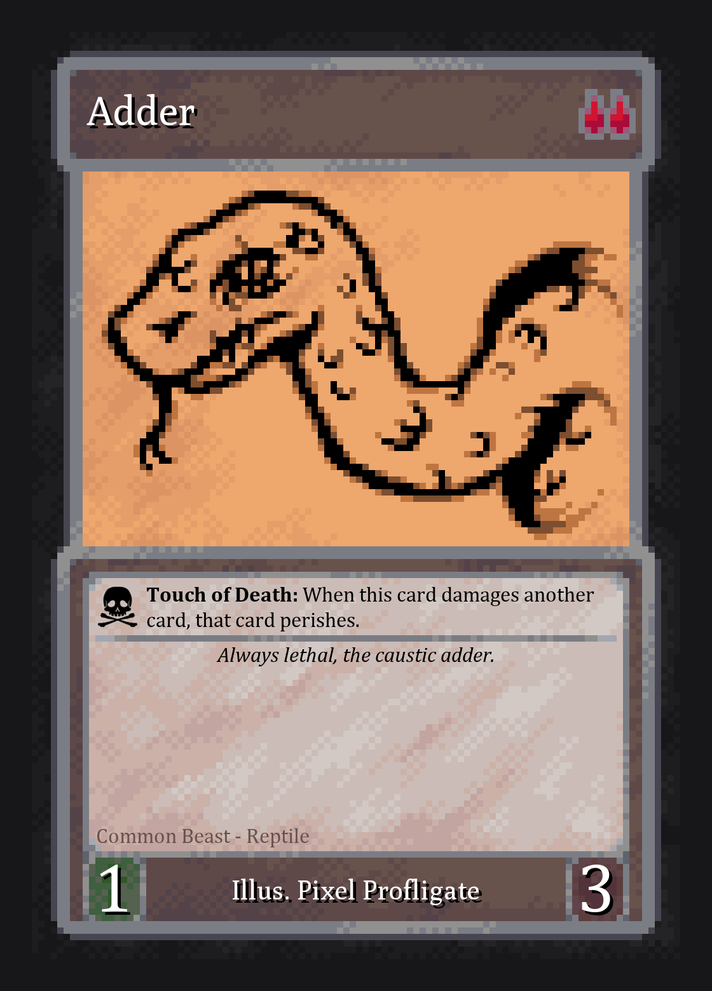
#> input picture old/Adder.png, 712 x 991 px, shrunk from 1120 x 1560 before the run; its folder holds 3 pictures in this run
$ python 'Without I++ Upkeep.py'
#> lines starting #> are read from the running program, lines starting #| are printed output that depends on the picture
import os
from PIL import Image

# Directory containing the original images
old_sprites_dir = "old"

# Destination directory for new images
new_sprites_dir = "new"

# Create the destination directory if it doesn't exist
if not os.path.exists(new_sprites_dir):
    os.makedirs(new_sprites_dir)

# Iterate over the original images
for filename in os.listdir(old_sprites_dir):
    print(filename)
    # Path to the original image
    old_image_path = os.path.join(old_sprites_dir, filename)

    # Open the original image and convert it to RGBA mode
    img = Image.open(old_image_path).convert("RGBA")
#> img is the input picture: PIL image 712x991 RGBA; mean R, G, B, A 130.9, 107, 93.2, 255

    # Get the dimensions of the original image
    width, height = img.size
#> width = 712; height = 991

    # Determine the larger dimension
    max_dim = max(width, height)
#> max_dim = 991

    # Calculate the paste coordinates to center the old image in the new image
    paste_x = (max_dim - width) // 2
#> paste_x = 139
    paste_y = (max_dim - height) // 2
#> paste_y = 0

    # Create a new image with the larger dimension
    new_img = Image.new("RGBA", (max_dim, max_dim), (0, 0, 0, 0))
#> new_img: PIL image 991x991 RGBA; every value is 0

    # Paste the old image onto the new image
    new_img.paste(img, (paste_x, paste_y))
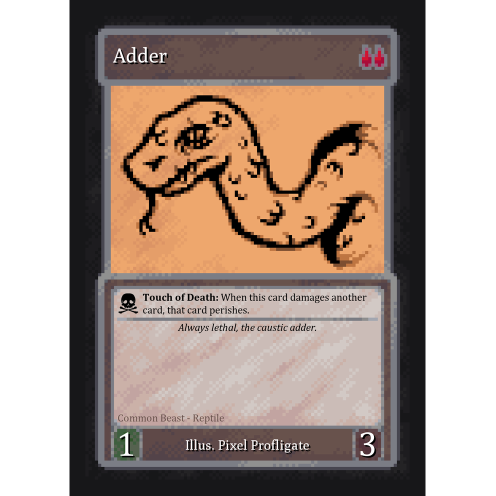
#> new_img: PIL image 991x991 RGBA (shown at 1/2 size); mean R, G, B, A 94, 76.9, 67, 183.2; transparent parts drawn white

    # Generate the new filename
    new_filename = f"{filename}"
    print(filename + "Completed")
    # Save the new image
    new_image_path = os.path.join(new_sprites_dir, new_filename)
    new_img.save(new_image_path)

    # Close the images
    img.close()
    new_img.close()
#> pass 2 of the loop `for filename in os.listdir(old_sprites_dir):`:
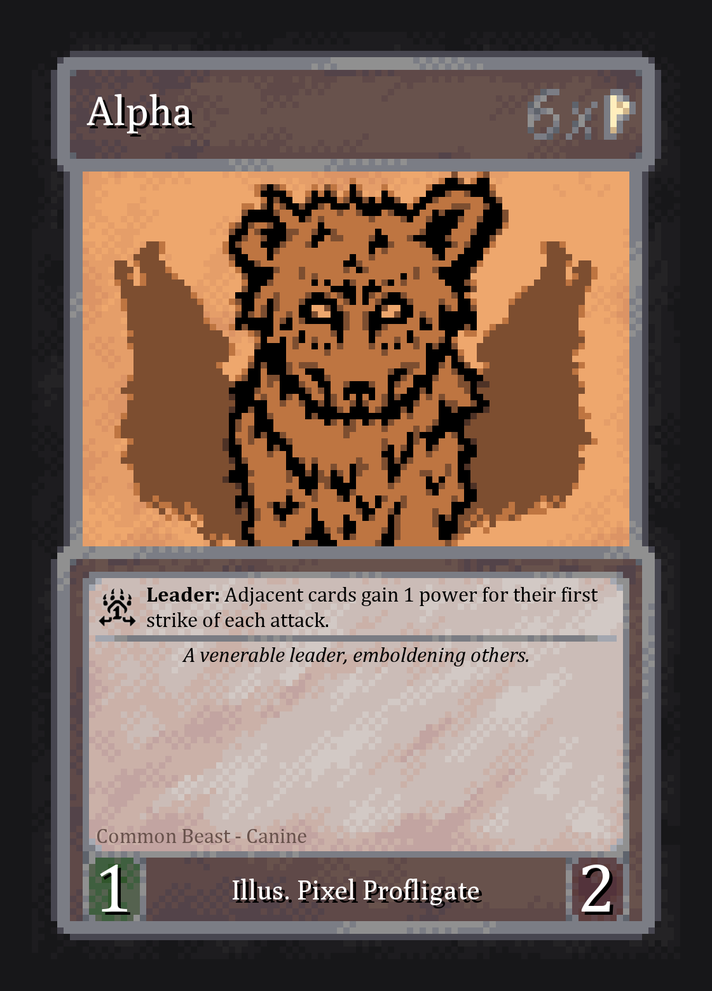
#> input picture old/Alpha.png, 712 x 991 px, shrunk from 1120 x 1560 before the run
#> img is the input picture: PIL image 712x991 RGBA; mean R, G, B, A 120.1, 98.2, 86.7, 255
#> `new_img.paste(img, (paste_x, paste_y))`:
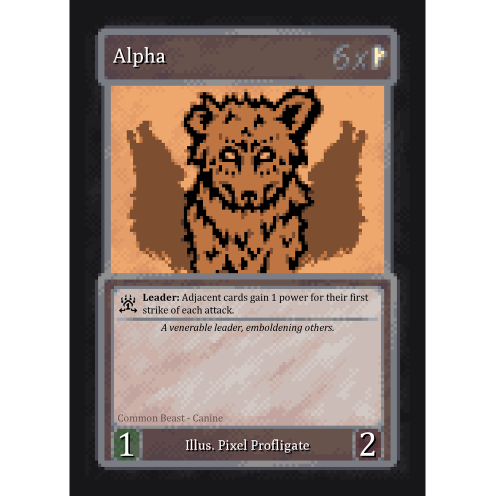
#> new_img: PIL image 991x991 RGBA (shown at 1/2 size); mean R, G, B, A 86.3, 70.6, 62.3, 183.2; transparent parts drawn white
#> pass 3 of the loop `for filename in os.listdir(old_sprites_dir):`:
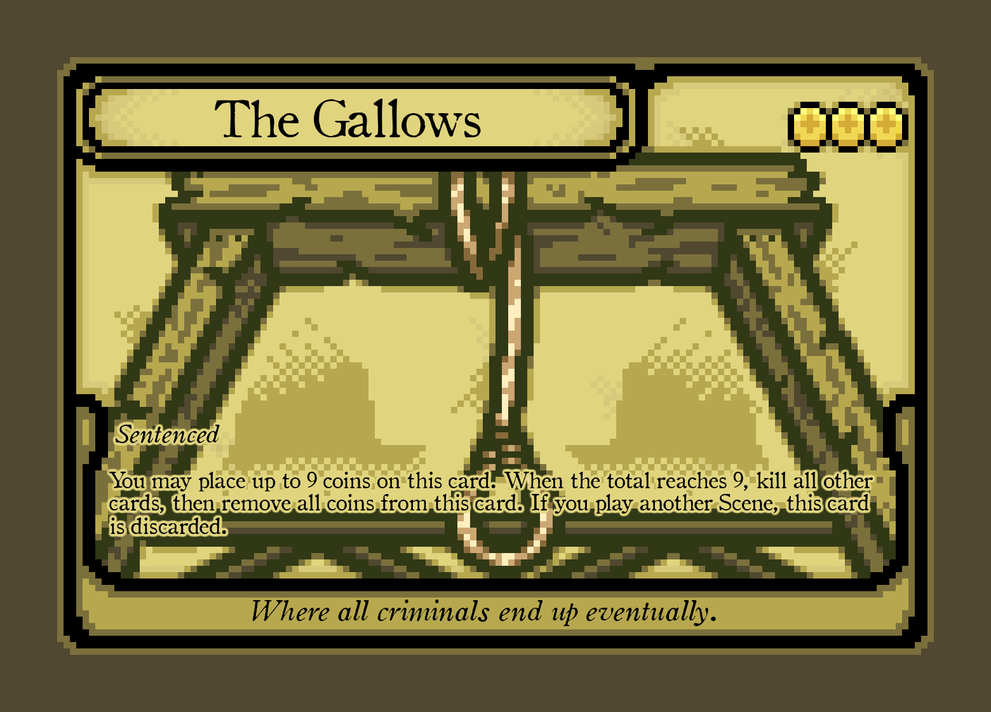
#> input picture old/The Gallows.png, 991 x 712 px, shrunk from 1560 x 1120 before the run
#> img is the input picture: PIL image 991x712 RGBA; mean R, G, B, A 119.1, 111.2, 62.7, 255
#> `new_img.paste(img, (paste_x, paste_y))`:
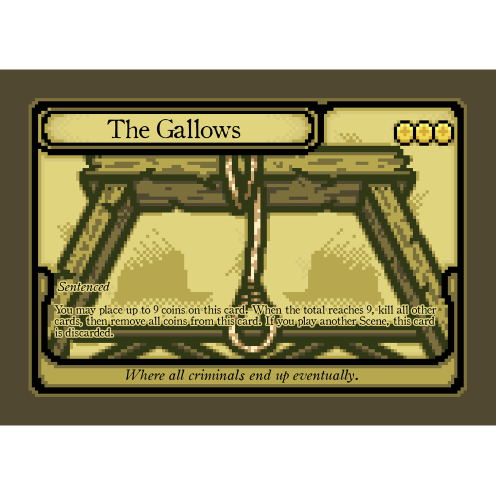
#> new_img: PIL image 991x991 RGBA (shown at 1/2 size); mean R, G, B, A 85.6, 79.9, 45, 183.2; transparent parts drawn white
